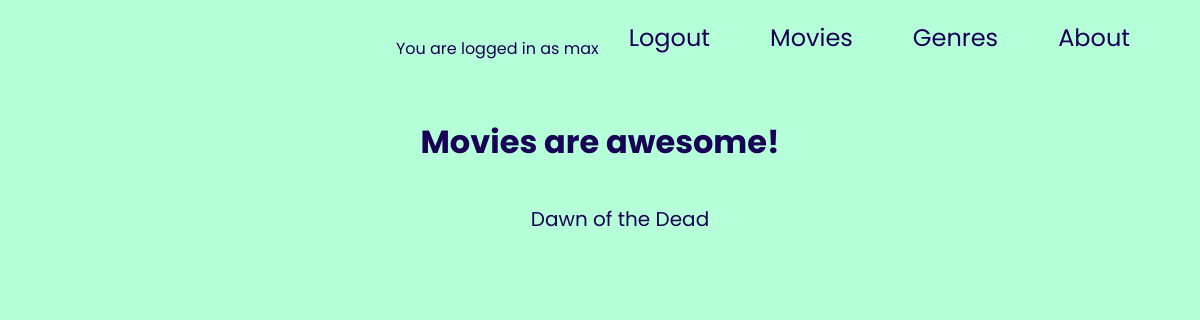
The page /movies/ (signed in) on the database as committed earlier.
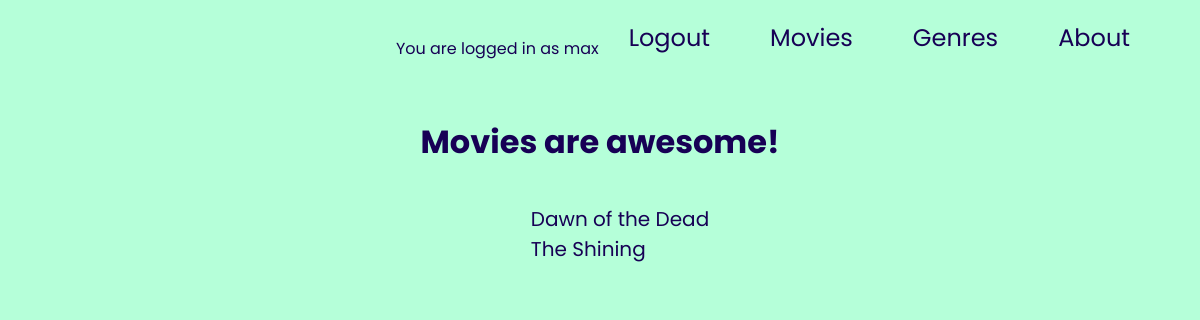
The same page on the database as committed later.
### movies/models.py (models this page shows, shortened)
class Movie(models.Model):
  title = models.CharField(max_length=100)
  year_of_release = models.PositiveIntegerField(validators=[MinValueValidator(1880), MaxValueValidator(2121)])
  genre = models.ForeignKey(Genre, on_delete=models.CASCADE)

### movies/views.py (the view)
# urls.py: path('', views.index, name='movies-index'),
def index(request):
  movies = Movie.objects.all()
  return render(request, 'movies/index.html', context={"movies": movies, 'is_manager': is_member(request.user)})

### movies/views.py (called while the page is built)
def is_member(user):
    return user.groups.filter(name='Manager').exists()

### movies/templates/movies/index.html (shortened to what this page needs)
{% extends 'movies/base.html' %} {% load static %} {% block extra_style %}
<link rel="stylesheet" href="{% static 'movies/index.css' %}" />
{% endblock extra_style %} {% block content %}
<h1>Movies are awesome!</h1>
<ul>
	{% for movie in movies %}
	<li>
		<a href="{% url 'movies-show' id=movie.id %}"> {{movie.title}} </a>
	</li>
	{% endfor %}
</ul>
{% endblock content %}

Rows that differ between the two databases and show on the page:
added Movie: title "The Shining"
